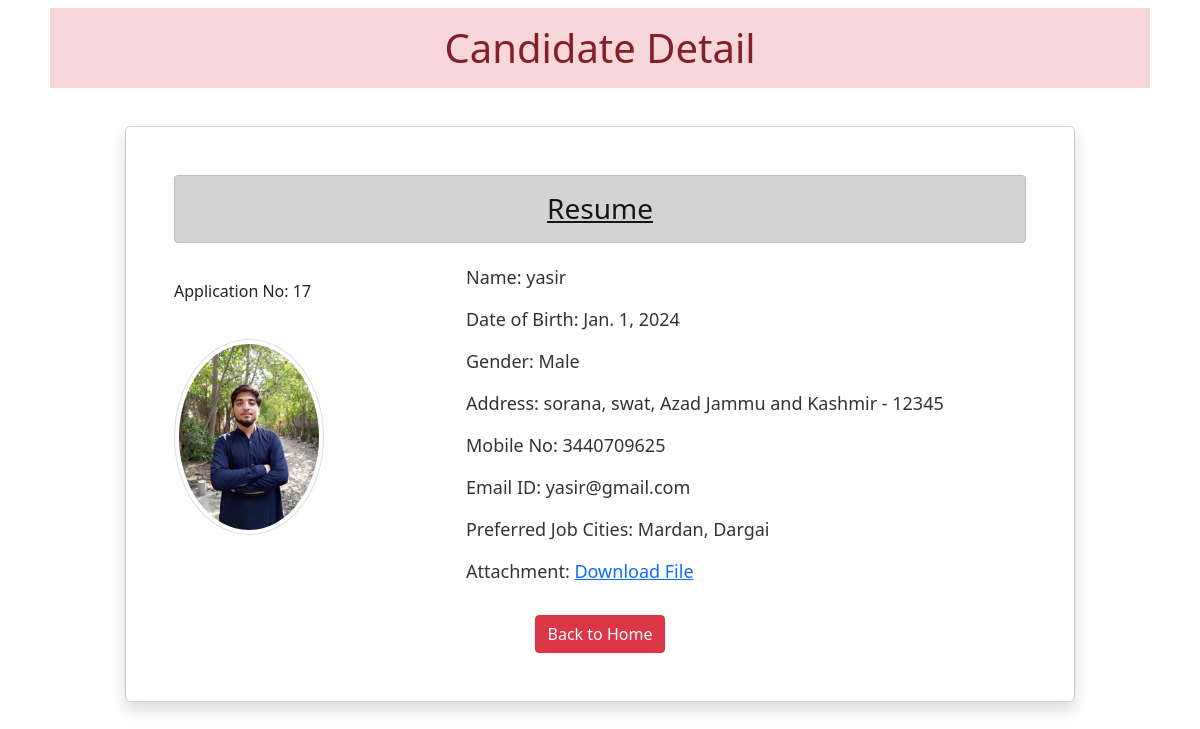
/17, run on the app's committed database.
### app/models.py (models this page shows)
class Resume(models.Model):
    name = models.CharField(max_length=100)
    dob = models.DateField(auto_now=False, auto_now_add=False)
    gender = models.CharField(max_length=10)
    locality = models.CharField(max_length=100)
    city = models.CharField(max_length=100)
    pin = models.PositiveIntegerField()
    state = models.CharField(choices=STATE_CHOICES, max_length=100)  # Reference the STATE_CHOICES
    mobile = models.PositiveIntegerField()
    email = models.EmailField()
    job_city = models.CharField(max_length=50)
    profile_image = models.ImageField(upload_to='profile', blank=True)
    file = models.FileField(upload_to='doc', blank=True)

### app/views.py (the view)
# urls.py: path('<int:pk>', views.CandidateView.as_view(), name='candidate')
class CandidateView(View):
    def get(self, request, pk):
        candidate = Resume.objects.get(pk=pk)
        return render(request, 'candidate.html', {'candidate': candidate})

### app/templatetags/myfilter.py (called while the page is built)
@register.filter(name='remove_special')
def remove_chars(value, arg):
 for character in arg:
  value = value.replace(character, "")
 return value

### app/templates/candidate.html (shortened to what this page needs)
<!DOCTYPE html>
{% load myfilter %}
<html lang="en">
<head>
 <link href="https://cdn.jsdelivr.net/npm/bootstrap@5.0.0-beta2/dist/css/bootstrap.min.css" rel="stylesheet">
</head>
<body>
  <div class="container ">
   <h1 class="alert-danger text-center p-3 m-2">Candidate Detail</h1>
   <div class="row">
    <div class="col-sm-10 shadow p-5 offset-sm-1 candidate-details">
     <h3 class="alert alert-dark text-center"><u>Resume</u></h3>
     <div class="row">
       <div class="col-md-4">
         <p class="application-no">Application No: {{ candidate.id }}</p>
         <img src="{{candidate.profile_image.url}}" alt="" class="img-fluid img-thumbnail candidate-img" width="150" height="150">
       </div>
       <div class="col-md-8">
         <p class="resume-info">Name: {{candidate.name}}</p>
         <p class="resume-info">Date of Birth: {{candidate.dob}}</p>
         <p class="resume-info">Gender: {{candidate.gender}}</p>
         <p class="resume-info">Address: {{candidate.locality}}, {{candidate.city}}, {{candidate.state}} - {{candidate.pin}}</p>
         <p class="resume-info">Mobile No: {{candidate.mobile}}</p>
         <p class="resume-info">Email ID: {{candidate.email}}</p>
         <p class="resume-info">Preferred Job Cities: {{candidate.job_city|remove_special:"[]'"}}</p>
         <p class="resume-info">Attachment: <a href="{{candidate.file.url}}">Download File</a></p>
       </div>
     </div>
     <div class="text-center btn-back-home">
       <a href="/" class="btn btn-danger">Back to Home</a>
     </div>
    </div>
   </div>
  </div>
</body>
</html>

### app/templates/candidate.html (style rules this page uses)
.candidate-details { padding: 20px; margin-top: 30px; border: 1px solid #ccc; border-radius: 5px; }
.candidate-img { float: left; margin-top: 20px; margin-right: 20px; border: 1px solid #ddd; border-radius: 50%; }
.btn-back-home { margin-top: 20px; }
.resume-info { margin-bottom: 10px; font-size: 18px; color: #333; padding-top: 5px; }
.application-no { margin-top: 20px; }

### data on the page
Resume: id "17", profile_image (picture), name "yasir", dob "Jan. 1, 2024", gender "Male", locality "sorana", city "swat", state "Azad Jammu and Kashmir", pin "12345", mobile "3440709625", email "yasir@gmail.com", job_city|remove_special "Mardan, Dargai"
